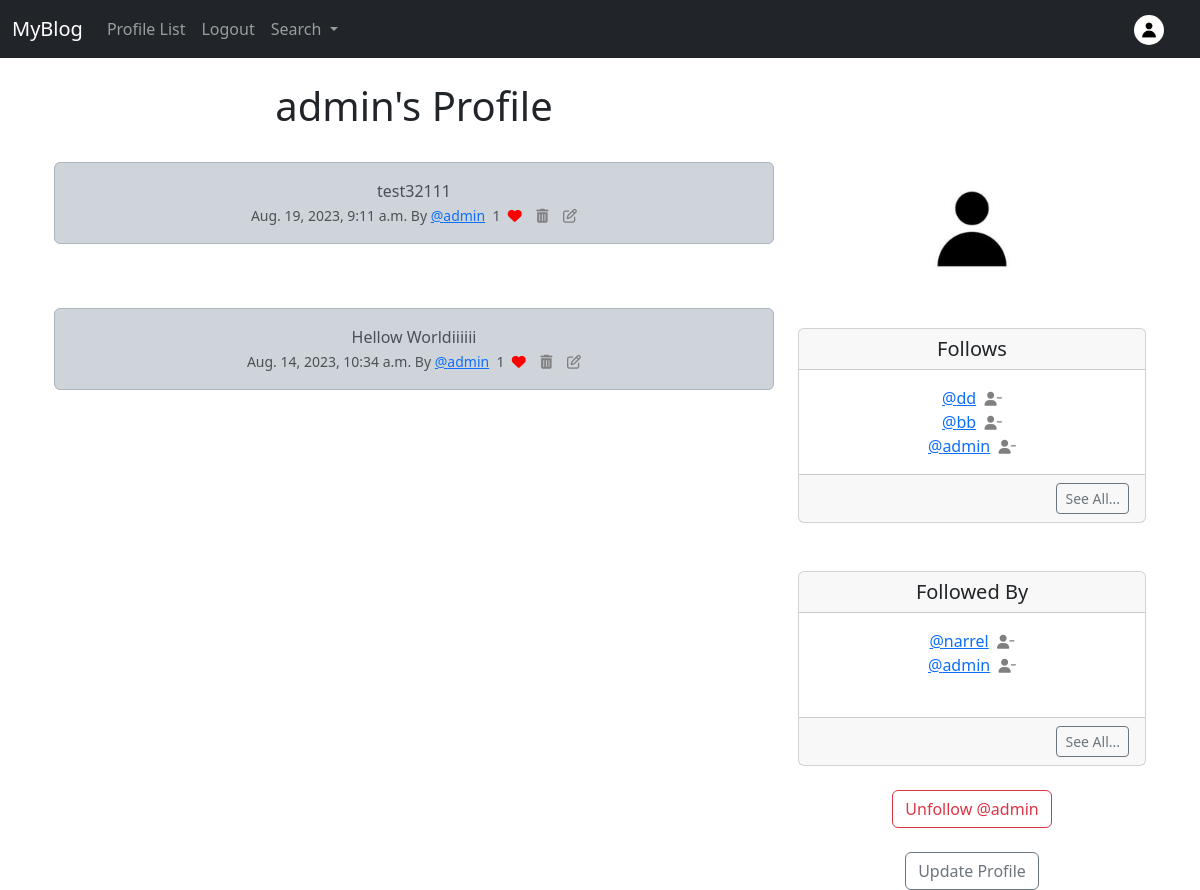
Screenshot of /profile/1 (signed in) with the database file from the repository.
### myblog/models.py (models this page shows, shortened)
class Profile(models.Model):
    user = models.OneToOneField(User, on_delete=models.CASCADE)
    follows = models.ManyToManyField("self",
        related_name="followed_by",
        symmetrical=False,
        blank=True)
    date_modified = models.DateTimeField(User, auto_now=True)
    profile_image = models.ImageField(null=True, blank=True, upload_to='images/')
    def __str__(self):
        return self.user.username

class MyUpdate(models.Model):
    user = models.ForeignKey(
        User, related_name="weeps",
        on_delete=models.DO_NOTHING
    )
    body = models.CharField(max_length=512)
    created_at = models.DateTimeField(auto_now_add=True)
    likes = models.ManyToManyField(User, related_name="update_like", blank=True)
    def number_of_likes(self):
        return self.likes.count()

### myblog/views.py (the view, shortened to what this page needs)
# urls.py: path('profile/<int:pk>', views.profile, name='profile'),
def profile(request, pk):
    if request.user.is_authenticated:
        profile = Profile.objects.get(user_id=pk)
        weeps = MyUpdate.objects.filter(user_id=pk).order_by("-created_at")
        return render(request, "profile.html", {"profile":profile, "weeps":weeps})
    else:
        messages.success(request, ("You Must Be Logged In To View This Page..."))
        return redirect('home')

### myblog/templates/profile.html (shortened to what this page needs)
{% extends 'base.html' %}
{% load static %}
{% block content %}
{% if profile %}
    <div class="container text-center">
        <div class="row">
            <div class="col-8">
                <h1>{{ profile.user.username }}'s Profile</h1>
                <br/>
                {% if weeps %}
                    {% for weep in weeps %}
                        <div class="alert alert-dark" role="alert">
                            {{ weep.body }}<br/>
                            <small class="text-muted">
                                {{ weep.created_at }} By <a href="{% url 'profile' weep.user.id %}">
                                @{{ weep.user.username }}</a>
                                &nbsp;{{ weep.number_of_likes }}&nbsp;
                                {% if user in weep.likes.all %}
                                <a href="{% url 'update_like' weep.id %}"><i class="fa-solid fa-heart" style="color:red"></i></a>
                                {% else %}
                                <a href="{% url 'update_like' weep.id %}"><i class="fa fa-heart-o" style="color:red"></i></a>
                                {% endif %}
                                {% if user.is_authenticated and user.id == profile.user.id %}
                                <a href="{% url 'delete_update' weep.id %}"><i class="fas fa-trash-alt" style="color:gray"></i></a>&nbsp;&nbsp;&nbsp;
                                <a href="{% url 'edit_update' weep.id %}"><i class="fa fa-edit" style="color:gray"></i></a>
                                {% endif %}
                            </small>
                        </div><br/><br/>
                    {% endfor %}
                {% endif %}
            </div>
            <div class="col-4">
                <br/><br/><br/>
                        {% if profile.profile_image %}
                            <img src="{{ profile.profile_image.url }}" class="rounded-circle"
                            alt="{{ profile.user.username }}" width="150" height="150">
                        {% else %}
                            <img src="{% static 'images/xEoLhJy5_400x400.jpg' %}" class="rounded-circle"
                            alt="{{ profile.user.username }}" width="150" height="150">
                        {% endif %}
                <br/><br/>
                <div class="card">
                    <h5 class="card-header">Follows</h5>
                    <div class="card-body">
                      <p class="card-text">
                        {% if user.is_authenticated and user.id == profile.user.id %}
                            {% for following in profile.follows.all|slice:3 %}
                                <a href="{% url 'profile' following.user.id %}">
                                @{{ following }}</a>&nbsp;
                                <a href="{% url 'unfollow' following.user.id %}">
                                    <i class="fa fa-user-minus small" style="color:gray"></i>
                                </a><br/>
                            {% endfor %}
                        {% else %}
                            {% for following in profile.follows.all|slice:3 %}
                                <a href="{% url 'profile' following.user.id %}">
                                @{{ following }}</a><br/>
                            {% endfor %}
                        {% endif %}
                      </p>
                    </div>
                    <div class="card-footer text-end">
                        <a href="{% url 'follows' profile.user.id %}"
                        class="btn btn-sm btn-outline-secondary">See All...</a>
                    </div>
                </div>
                <br/><br/>
                <div class="card">
                    <h5 class="card-header">Followed By</h5>
                    <div class="card-body">
                        <p class="card-text">
                        {% if user.is_authenticated and user.id == profile.user.id %}
                            {% for following in profile.followed_by.all|slice:3 %}
                                    <a href="{% url 'profile' following.user.id %}">
                                    @{{ following }}</a>&nbsp;
                                    {% if following in profile.follows.all %}
                                        <a href="{% url 'unfollow' following.user.id %}">
                                            <i class="fa fa-user-minus small" style="color:gray"></i>
                                        </a>
                                    {% else %}
                                        <a href="{% url 'follow' following.user.id %}">
                                            <i class="fa fa-user-plus small" style="color:gray"></i>
                                        </a>
                                    {% endif %}
                                    <br/>
                            {% endfor %}
                        {% else %}
                            {% for following in profile.followed_by.all|slice:3 %}
                                    <a href="{% url 'profile' following.user.id %}">
                                    @{{ following }}</a>
                                    <br/>
                            {% endfor %}
                        {% endif %}
                        <br/>
                        </p>
                    </div>
                    <div class="card-footer text-end">
                        <a href="{% url 'followers' profile.user.id %}"
                        class="btn btn-sm btn-outline-secondary">See All...</a>
                    </div>
                </div>
                <br/>
                <form method=POST>
                    {% if profile in user.profile.follows.all %}
                        <button class="btn btn-outline-danger" name="follow"
                        value="unfollow" type="submit">
                        Unfollow @{{ profile.user.username | lower }}
                        </button>
                    {% else %}
                        <button class="btn btn-outline-success" name="follow"
                        value="follow" type="submit">
                        Follow @{{ profile.user.username | lower }}
                        </button>
                    {% endif %}
                </form>
                <br/>
                {% if request.user.id == profile.user.id %}
                <a href="{% url 'update_user'%}" class="btn btn-outline-secondary">Update Profile</a>
                {% endif %}
            </div>
        </div>
    </div>
{% endif %}
{% endblock %}

### myblog/templates/navbar.html (shortened to what this page needs)
{% load static %}
<nav class="navbar navbar-expand-lg navbar-dark bg-dark">
    <div class="container-fluid">
      <a class="navbar-brand" href="{% url 'home' %}">MyBlog</a>
      <div class="collapse navbar-collapse" id="navbarSupportedContent">
        <ul class="navbar-nav me-auto mb-2 mb-lg-0">
          {% if user.is_authenticated %}
          <li class="nav-item">
            <a class="nav-link" href="{% url 'profile_list' %}">Profile List</a>
          </li>
          <li class="nav-item">
            <a class="nav-link" href="{% url 'logout' %}">Logout</a>
          </li>
          {% endif %}
          <li class="nav-item dropdown">
            <a class="nav-link dropdown-toggle" href="#" role="button" data-bs-toggle="dropdown" aria-expanded="false">
              Search
            </a>
          </li>
        </ul>
        {% if user.is_authenticated %}
          <ul class="navbar-nav ml-auto">
            <li class="nav-link navbar-brand">
              <a href="{% url 'profile' request.user.id %}">
                {% if user.profile.profile_image %}
                  <img src="{{ user.profile.profile_image.url }}"
                  class="rounded-circle" width="30">
                {% else %}
                  <img src="{% static 'images/xEoLhJy5_400x400.jpg' %}"
                  class="rounded-circle" width="30">
                {% endif %}
              </a>
            </li>
          </ul>
        {% endif %}
      </div>
    </div>
  </nav>

### rows the page displays
Profile: user.username "admin", profile_image (placeholder picture)
MyUpdate: body "test32111", created_at "Aug. 19, 2023, 9:11 a.m.", user.username "admin", number_of_likes "1"
MyUpdate: body "Hellow Worldiiiiii", created_at "Aug. 14, 2023, 10:34 a.m.", user.username "admin", number_of_likes "1"
Profile: user.username "dd"
Profile: user.username "bb"
Profile: user.username "narrel"
